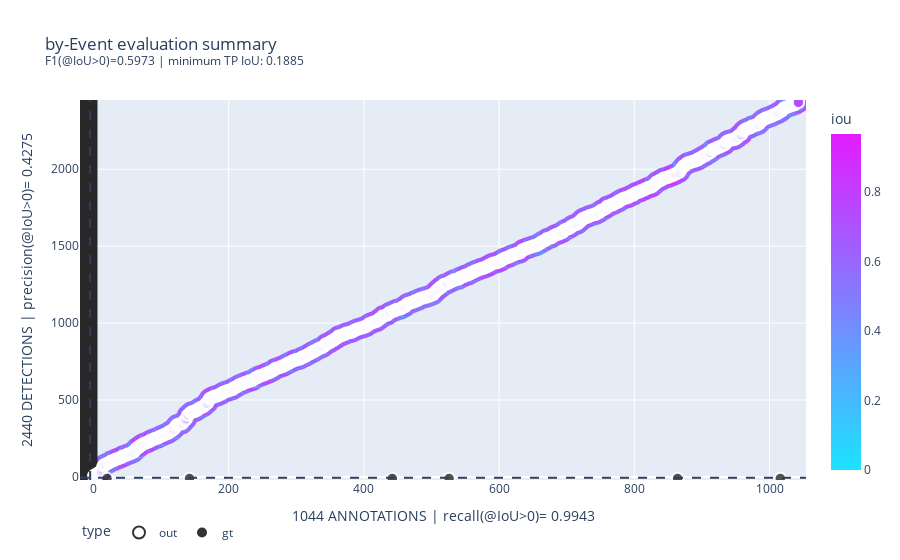

Notebook code for this chart:
### Markdown cell above
## Detecting a pathological case

### Code cell
subjectId='0001'
annotations1=annotations[annotations.labelerId=='0001'][annotations.subjectId==subjectId].reset_index(drop=True)
annotations2=annotations[annotations.labelerId=='0002'][annotations.subjectId==subjectId].reset_index(drop=True)

annotationPairToGraph(annotations1,annotations2,thresIoU=0)

### Figure 1 — Plotly figure (JSON) as saved in the notebook; plotly's stock layout.template omitted (floating-point values rounded to 4 significant figures; data arrays with more than 128 entries replaced by an {"elided": "..."} marker saying what was removed)
{"data": [{"customdata": {"elided": "2440x8 mixed values"}, "hovertemplate": "iou=%{marker.color:.4f}<br>indexGT=%{customdata[6]}<br>indexOut=%{customdata[7]}<extra></extra>", "legendgroup": "out", "marker": {"color": {"elided": "2440 float values"}, "coloraxis": "coloraxis", "line": {"width": 2}, "opacity": 0.8, "size": {"elided": "2440 int values"}, "sizemode": "area", "sizeref": 0.0075, "symbol": "circle-open"}, "mode": "markers", "name": "out", "showlegend": true, "type": "scattergl", "x": {"elided": "2440 int values"}, "xaxis": "x", "y": {"elided": "2440 int values"}, "yaxis": "y"}, {"customdata": {"elided": "1044x8 mixed values"}, "hovertemplate": "iou=%{marker.color:.4f}<br>indexGT=%{customdata[6]}<br>indexOut=%{customdata[7]}<extra></extra>", "legendgroup": "gt", "marker": {"color": {"elided": "1044 float values"}, "coloraxis": "coloraxis", "line": {"width": 2}, "opacity": 0.8, "size": {"elided": "1044 int values"}, "sizemode": "area", "sizeref": 0.0075, "symbol": "circle"}, "mode": "markers", "name": "gt", "showlegend": true, "type": "scattergl", "x": {"elided": "1044 int values"}, "xaxis": "x", "y": {"elided": "1044 int values"}, "yaxis": "y"}], "layout": {"coloraxis": {"colorbar": {"title": {"text": "iou"}}, "colorscale": [[0, "rgb(40,40,40)"], [1e-06, "rgb(28,227,255)"], [0.14, "rgb(56,199,255)"], [0.29, "rgb(85,170,255)"], [0.42, "rgb(113,142,255)"], [0.57, "rgb(142,113,255)"], [0.71, "rgb(170,85,255)"], [0.86, "rgb(199,56,255)"], [1, "rgb(227,28,255)"]]}, "legend": {"itemsizing": "constant", "orientation": "h", "title": {"text": "type"}, "tracegroupgap": 0}, "shapes": [{"line": {"dash": "dash"}, "type": "line", "x0": -5, "x1": -5, "xref": "x", "y0": 0, "y1": 1, "yref": "y domain"}, {"line": {"dash": "dash"}, "type": "line", "x0": 0, "x1": 1, "xref": "x domain", "y0": -5, "y1": -5, "yref": "y"}], "title": {"text": "by-Event evaluation summary<br><sup>F1(@IoU>0)=0.5973 | minimum TP IoU: 0.1885</sup>"}, "xaxis": {"anchor": "y", "domain": [0, 1], "range": [-20, 1054], "title": {"text": "1044 ANNOTATIONS | recall(@IoU>0)= 0.9943"}}, "yaxis": {"anchor": "x", "domain": [0, 1], "range": [-20, 2450], "title": {"text": "2440 DETECTIONS | precision(@IoU>0)= 0.4275"}}}}
